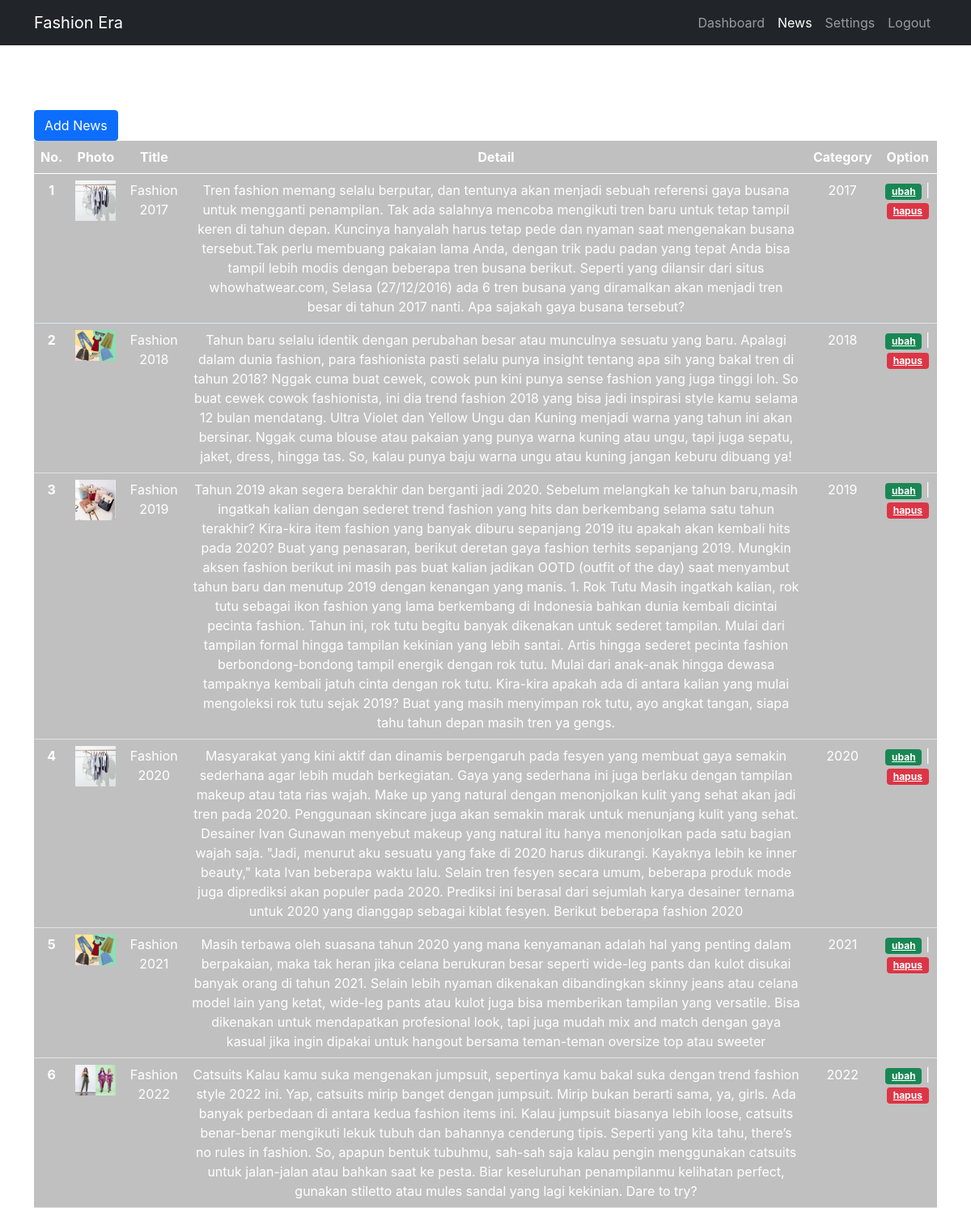
The page /admin/add_product.php (signed in) on the database its author committed.
### tables this page shows
CREATE TABLE `product` (
  `id` int NOT NULL,
  `photo` varchar(255) NOT NULL,
  `title` varchar(255) NOT NULL,
  `detail` varchar(10000) NOT NULL,
  `id_category` int NOT NULL
);

CREATE TABLE `category` (
  `id_category` int NOT NULL,
  `nama_category` varchar(50) NOT NULL
);

### function.php (called while the page is built, shortened)
<?php
$fsr = mysqli_connect("localhost", "root", "", "fsera");
function query($query)
{
    global $fsr;
    $result = mysqli_query($fsr, $query);
    $rows = [];
    while ($row = mysqli_fetch_assoc($result)) {
        $rows[] = $row;
    }
    return $rows;
}

### admin/add_product.php (the view, shortened to what this page needs)
<?php
require '../function.php';
$product = query("SELECT * FROM product NATURAL JOIN category");
?>
<!DOCTYPE html>
<html lang="en">
<head>
    <link rel="stylesheet" href="https://cdn.jsdelivr.net/npm/bootstrap@5.0.0-beta2/dist/css/bootstrap.min.css">
    <link rel="stylesheet" href="../assets/css/dashadmin.css">
</head>
<body>
    <header>
        <nav class="navbar navbar-expand-lg navbar-dark bg-dark">
            <div class="container">
                <a class="navbar-brand" href="#">Fashion Era</a>
                <div class="collapse navbar-collapse" id="navbarNav">
                    <ul class="navbar-nav ms-auto">
                        <li class="nav-item">
                            <a class="nav-link" href="dashboard.php">Dashboard</a>
                        </li>
                        <li class="nav-item">
                            <a class="nav-link active" href="add_product.php">News</a>
                        </li>
                        <li class="nav-item">
                            <a class="nav-link" href="setting.php">Settings</a>
                        </li>
                        <li class="nav-item">
                            <a class="nav-link" href="../LOGIN/logout.php">Logout</a>
                        </li>
                    </ul>
                </div>
            </div>
        </nav>
    </header>
    <main class="container mt-4">
        <h1>News</h1>
        <a href="add_news.php" class="btn btn-primary">Add News</a>
        <table class="table text-center">
            <thead>
                <tr>
                    <th scope="col">No.</th>
                    <th scope="col">Photo</th>
                    <th scope="col">Title</th>
                    <th scope="col">Detail</th>
                    <th scope="col">Category</th>
                    <th scope="col">Option</th>
                </tr>
            </thead>
            <tbody>
                <?php $i = 1; ?>
                <?php foreach ($product as $pr) : ?>
                <tr>
                    <th scope="row"><?= $i++; ?></th>
                    <td>
                        <img src="../assets/img/<?= $pr['photo']; ?>" width="50">
                    </td>
                    <td><?= $pr['title']; ?></td>
                    <td><?= $pr['detail']; ?></td>
                    <td><?= $pr['nama_category']; ?></td>
                    <td>
                        <a href="ubah.php?id=<?= $pr['id']; ?> " class="badge bg-success text-white">ubah</a> |
                        <a href="hapus.php?id=<?= $pr['id']; ?> " class="badge bg-danger text-white">hapus</a>
                    </td>
                </tr>
                <?php endforeach; ?>
            </tbody>
        </table>
    </main>
</body>
</html>

### assets/css/dashadmin.css (style rules this page uses)
* { color: white; }
body { font-family: "Inter", sans-serif; height: 90vh; background-image: url(../img/backadmin.jpg); background-size: cover; background-position: center; color: white; }
table { background-color: rgba(130, 129, 129, 0.5); }

### rows shown on the page
product: photo (picture), title "Fashion 2017", detail "Tren fashion memang selalu berputar, dan tentunya akan menjadi sebuah referensi gaya busana untuk mengganti penampilan. Tak ada salahnya mencoba mengikuti tren baru untuk tetap tampil keren di tahun depan. Kuncinya hanyalah harus tetap pede dan nyaman saat mengenakan busana tersebut.Tak perlu membuang pakaian lama Anda, dengan trik padu padan yang tepat Anda bisa tampil lebih modis dengan beberapa tren busana berikut. Seperti yang dilansir dari situs whowhatwear.com, Selasa (27/12/2016) ada 6 tren busana yang diramalkan akan menjadi tren besar di tahun 2017 nanti. Apa sajakah gaya busana tersebut?", id_category.nama_category "2017"
product: photo (picture), title "Fashion 2018", detail "Tahun baru selalu identik dengan perubahan besar atau munculnya sesuatu yang baru. Apalagi dalam dunia fashion, para fashionista pasti selalu punya insight tentang apa sih yang bakal tren di tahun 2018? Nggak cuma buat cewek, cowok pun kini punya sense fashion yang juga tinggi loh. So buat cewek cowok fashionista, ini dia trend fashion 2018 yang bisa jadi inspirasi style kamu selama 12 bulan mendatang. Ultra Violet dan Yellow Ungu dan Kuning menjadi warna yang tahun ini akan bersinar. Nggak cuma blouse atau pakaian yang punya warna kuning atau ungu, tapi juga sepatu, jaket, dress, hingga tas. So, kalau punya baju warna ungu atau kuning jangan keburu dibuang ya!", id_category.nama_category "2018"
product: photo (picture), title "Fashion 2019", detail "Tahun 2019 akan segera berakhir dan berganti jadi 2020. Sebelum melangkah ke tahun baru,masih ingatkah kalian dengan sederet trend fashion yang hits dan berkembang selama satu tahun terakhir? Kira-kira item fashion yang banyak diburu sepanjang 2019 itu apakah akan kembali hits pada 2020? Buat yang penasaran, berikut deretan gaya fashion terhits sepanjang 2019. Mungkin aksen fashion berikut ini masih pas buat kalian jadikan OOTD (outfit of the day) saat menyambut tahun baru dan menutup 2019 dengan kenangan yang manis. 1. Rok Tutu Masih ingatkah kalian, rok tutu sebagai ikon fashion yang lama berkembang di Indonesia bahkan dunia kembali dicintai pecinta fashion. Tahun ini, rok tutu begitu…", id_category.nama_category "2019"
product: photo (picture), title "Fashion 2020", detail "Masyarakat yang kini aktif dan dinamis berpengaruh pada fesyen yang membuat gaya semakin sederhana agar lebih mudah berkegiatan. Gaya yang sederhana ini juga berlaku dengan tampilan makeup atau tata rias wajah. Make up yang natural dengan menonjolkan kulit yang sehat akan jadi tren pada 2020. Penggunaan skincare juga akan semakin marak untuk menunjang kulit yang sehat. Desainer Ivan Gunawan menyebut makeup yang natural itu hanya menonjolkan pada satu bagian wajah saja. \"Jadi, menurut aku sesuatu yang fake di 2020 harus dikurangi. Kayaknya lebih ke inner beauty,\" kata Ivan beberapa waktu lalu. Selain tren fesyen secara umum, beberapa produk mode juga diprediksi akan populer pada 2020.…", id_category.nama_category "2020"
product: photo (picture), title "Fashion 2021", detail "Masih terbawa oleh suasana tahun 2020 yang mana kenyamanan adalah hal yang penting dalam berpakaian, maka tak heran jika celana berukuran besar seperti wide-leg pants dan kulot disukai banyak orang di tahun 2021. Selain lebih nyaman dikenakan dibandingkan skinny jeans atau celana model lain yang ketat, wide-leg pants atau kulot juga bisa memberikan tampilan yang versatile. Bisa dikenakan untuk mendapatkan profesional look, tapi juga mudah mix and match dengan gaya kasual jika ingin dipakai untuk hangout bersama teman-teman oversize top atau sweeter", id_category.nama_category "2021"
product: photo (picture), title "Fashion 2022", detail "Catsuits Kalau kamu suka mengenakan jumpsuit, sepertinya kamu bakal suka dengan trend fashion style 2022 ini. Yap, catsuits mirip banget dengan jumpsuit. Mirip bukan berarti sama, ya, girls. Ada banyak perbedaan di antara kedua fashion items ini. Kalau jumpsuit biasanya lebih loose, catsuits benar-benar mengikuti lekuk tubuh dan bahannya cenderung tipis. Seperti yang kita tahu, there’s no rules in fashion. So, apapun bentuk tubuhmu, sah-sah saja kalau pengin menggunakan catsuits untuk jalan-jalan atau bahkan saat ke pesta. Biar keseluruhan penampilanmu kelihatan perfect, gunakan stiletto atau mules sandal yang lagi kekinian. Dare to try?", id_category.nama_category "2022"
